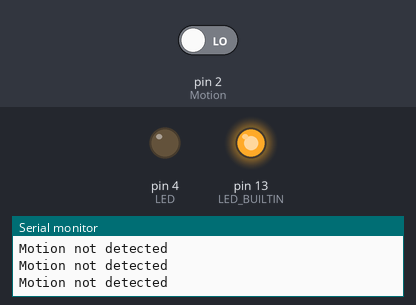
Simulated run of this sketch. Board: Arduino Uno, built with avr-gcc and run on an emulated ATmega328P. Shown: output pins drawn as LEDs (lit = HIGH), the last lines printed to the serial monitor. The inputs (shaded band) are chosen by the test bench; at power-on: pin 2 (Motion) LOW.

Above: at 2.8 s.
2.9 s: pin 2 (Motion) driven HIGH
At 3.8 s:
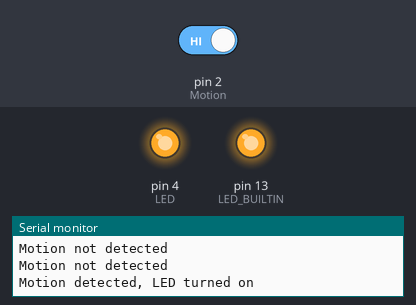
4.5 s: pin 2 (Motion) driven LOW
At 5.3 s:
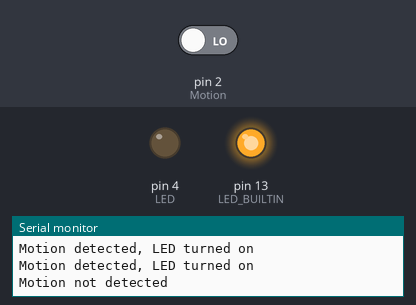
Timing chart, 0 to 7.5 s (numbered marks = the images above; inputs shaded):
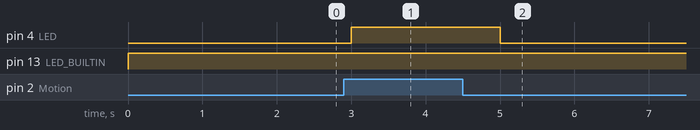

Measured:
- after the input at 2.9 s, pin 4 (LED): LOW → HIGH after 0.10 s
- after the input at 4.5 s, pin 4 (LED): HIGH → LOW after 0.50 s

The sketch:

Task1.1p.ino
```cpp
// C++ code
//
int Motion = 2;
int LED = 4;

void setup()
{
  Serial.begin(9600);
  pinMode(LED_BUILTIN, OUTPUT);
  pinMode(Motion, INPUT);
  pinMode(LED, OUTPUT);
}

void loop()
{
  digitalWrite(LED_BUILTIN, HIGH);

  if(digitalRead(Motion) == HIGH)
  {
    Serial.print("Motion detected, ");
    digitalWrite(LED, HIGH);
    Serial.println("LED turned on");
  }
  else
  {
    Serial.println("Motion not detected");
    digitalWrite(LED, LOW);
  }

  delay(1000);

}
```
